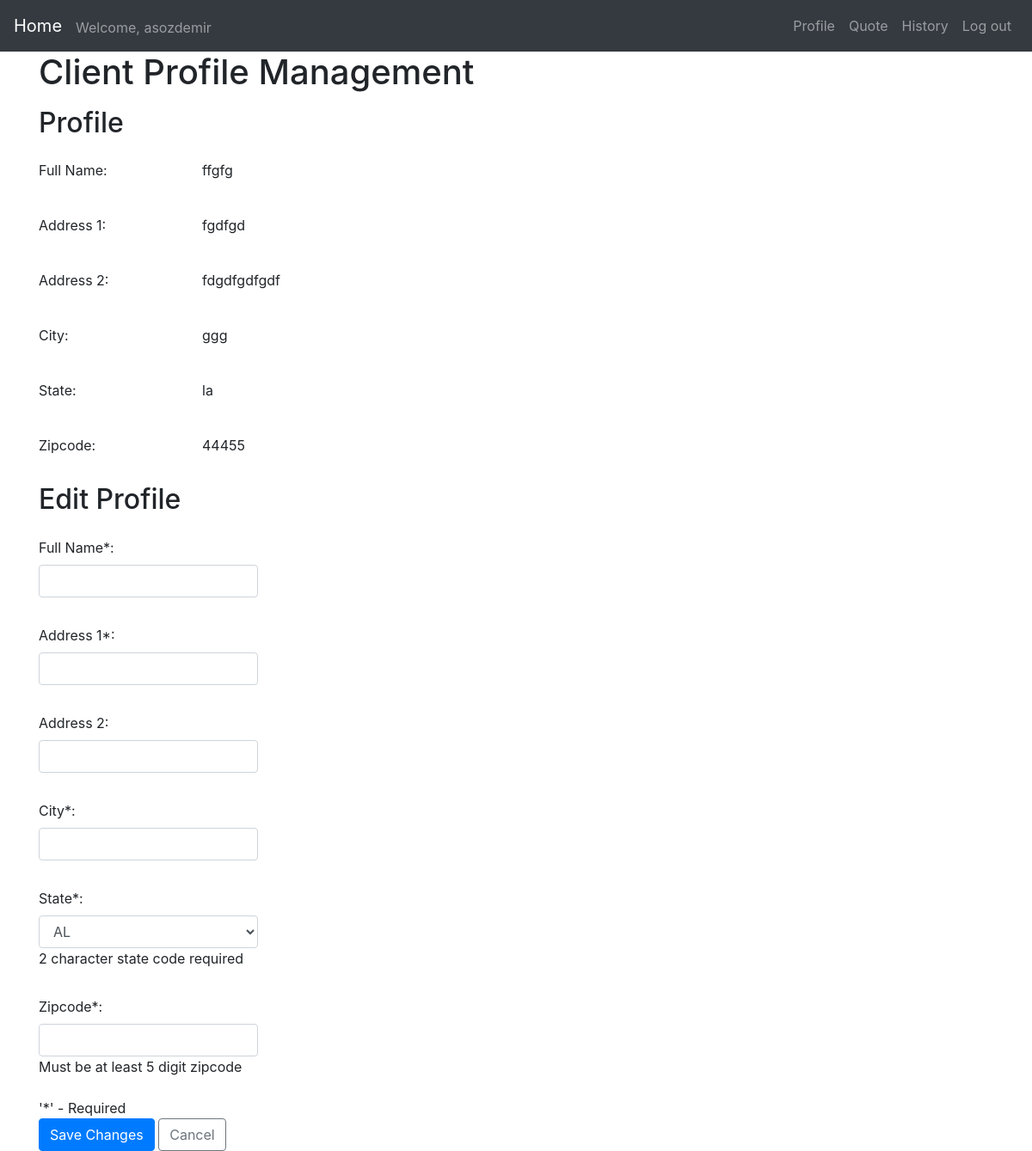
The app's page /profile (signed in) with its own data.
### fuel_app/models.py (models this page shows)
class Client(models.Model):
    user = models.ForeignKey(settings.AUTH_USER_MODEL, on_delete=models.CASCADE)
    name = models.CharField(max_length=50)
    address = models.CharField(max_length=100)
    address2 = models.CharField(max_length=100)
    city = models.CharField(max_length=100)
    state = models.CharField(max_length=2)
    zipcode = models.CharField(max_length=9)

### fuel_app/views.py (the view)
# urls.py: path('profile', views.profile, name='profile')
@login_required
def profile(request):
    current_client = Client.objects.filter(user=request.user).first()
    if request.method == 'POST' and request.user.is_authenticated:
        form = ProfileForm(request.POST)
        if form.is_valid():
            c_name = form.cleaned_data.get('name')
            c_address = form.cleaned_data.get('address_1')
            c_address2 = form.cleaned_data.get('address_2')
            c_city = form.cleaned_data.get('city')
            c_state = form.cleaned_data.get('state')
            c_zipcode = form.cleaned_data.get('zipcode')
            obj, created = Client.objects.update_or_create(user=request.user,
                defaults={'name': c_name, 'address': c_address, 'address2': c_address2, 'city': c_city,
                'state': c_state, 'zipcode': c_zipcode})
            return HttpResponseRedirect('/profile')
        else:
            form = ProfileForm()
    else:
        form = ProfileForm()
    return render(request, 'profile.html', {'form': form, 'current_profile': current_client})

### fuel_app/templates/profile.html (shortened to what this page needs)
{% extends "base.html" %}
{% block content %}
    <div class="container">
        <h1 class="mb-3">Client Profile Management</h1>
        <h2 class="mb-3">Profile</h2>
        <div class="form-group row py-2">
          <div class="col-2">
            <label for="full-name">Full Name:</label>
          </div>
          <div class="col-2">
            <label for="full-name">{{ current_profile.name | default_if_none:"TBD" }}</label>
          </div>
        </div>
	      <div class="form-group row py-2">
          <div class="col-2">
            <label for="address-1">Address 1:</label>
          </div>
          <div class="col-2">
            <label for="address-1">{{ current_profile.address | default_if_none:"TBD"}}</label>
          </div>
        </div>
        <div class="form-group row py-2">
          <div class="col-2">
            <label for="address-2">Address 2:</label>
          </div>
          <div class="col-2">
            <label for="address-2">{{ current_profile.address2 | default_if_none:"TBD"}}</label>
          </div>
        </div>
	      <div class="form-group row py-2">
          <div class="col-2">
            <label for="city">City:</label>
          </div>
          <div class="col-2">
            <label for="city">{{ current_profile.city | default_if_none:"TBD" }} </label>
          </div>
        </div>
        <div class="form-group row py-2">
          <div class="col-2">
            <label for="state">State:</label>
          </div>
          <div class="col-2">
            <label for="state">{{ current_profile.state | default_if_none:"TBD" }}</label>
          </div>
        </div>
        <div class="form-group row py-2">
          <div class="col-2">
            <label for="zipcode">Zipcode:</label>
          </div>
          <div class="col-2">
            <label for="zipcode">{{ current_profile.zipcode | default_if_none:"TBD"}} </label>
          </div>
      </div>
      <h2 class="mb-3">Edit Profile</h2>
      <form action="profile" method="post" class="mt-3" id="profile-form">
        <div class="form-group row py-2">
          <div class="col-3">
            {{ form.name.label_tag }}
            {{ form.name }}
          </div>
        </div>
        <div class="form-group row py-2">
          <div class="col-3">
            {{ form.address_1.label_tag }}
            {{ form.address_1 }}
          </div>
        </div>
        <div class="form-group row py-2">
          <div class="col-3">
            {{ form.address_2.label_tag }}
            {{ form.address_2 }}
          </div>
        </div>
        <div class="form-group row py-2">
          <div class="col-3">
            {{ form.city.label_tag }}
            {{ form.city }}
          </div>
        </div>
        <div class="form-group row py-2">
          <div class="col-3">
            {{ form.state.label_tag }}
            {{ form.state }}
            <div class="comment">2 character state code required</div>
          </div>
        </div>
        <div class="form-group row py-2">
          <div class="col-3">
            {{ form.zipcode.label_tag }}
            {{ form.zipcode }}
            <div class="comment">Must be at least 5 digit zipcode</div>
          </div>
        </div>
        <div class="comment">'*' - Required</div>
          <button type="submit" class="btn btn-primary">Save Changes</button>
          <button type="cancel" class="btn btn-outline-secondary">Cancel</button>
        </div>
{% endblock %}

### fuel_app/templates/base.html (shortened to what this page needs)
<!doctype html>
<html lang="en">
  <head>
    <link rel="stylesheet" href="https://stackpath.bootstrapcdn.com/bootstrap/4.1.3/css/bootstrap.min.css">
    {% load static %}
    <link rel="stylesheet" type="text/css" href="{% static 'styles.css'%}">
  </head>
  <body>
    <nav class="navbar navbar-expand-sm navbar-dark bg-dark">
      <a class="navbar-brand" href="/">Home</a>
      {% if user.is_authenticated %}
        <div class="collapse navbar-collapse" id="navbar-menu">
          <span class="navbar-text mt-1">
            Welcome, {{ user.get_username }}
          </span>
          <ul class="navbar-nav ml-auto">
            <li class="nav-item">
              <a class="nav-link" href="/profile">Profile</a>
            </li>
            <li class="nav-item">
              <a class="nav-link" href="/quote">Quote</a>
            </li>
            <li class="nav-item">
              <a class="nav-link" href="/history">History</a>
            </li>
            <li class="nav-item">
              <a class="nav-link" href="/logout">Log out</a>
            </li>
          </ul>
        </div>
      {% endif %}
    </nav>
    <div id="content">
      {% block content %}{% endblock %}
    </div>
  </body>
</html>

### records on screen
Client: name "ffgfg", address "fgdfgd", address2 "fdgdfgdfgdf", city "ggg", state "la", zipcode "44455"

### other values on screen
{{ user.get_username }} "asozdemir"
